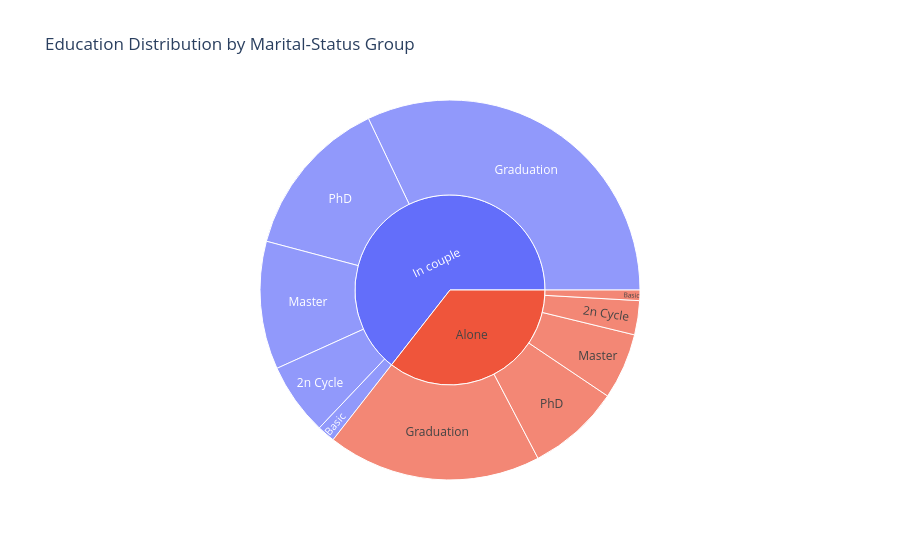

Notebook code cell kept with this figure:
### Markdown cell above
## Test 3: education and marital-status group

**Null hypothesis:** education and the simplified marital-status group are independent.  
**Alternative hypothesis:** the variables are associated.

### Code cell
education_marital_table = pd.crosstab(analysis['Education'], analysis['Marital_Situation'])
chi_square, chi_p_value, degrees_of_freedom, expected = stats.chi2_contingency(education_marital_table)
display(education_marital_table)

education_marital_share = education_marital_table.div(education_marital_table.sum(axis=1), axis=0)
fig, ax = plt.subplots(figsize=(8, 5))
education_marital_share.loc[['Basic', '2n Cycle', 'Graduation', 'Master', 'PhD']].plot(
    kind='barh', stacked=True, color=['#d67f9f', '#376f8c'], ax=ax
)
ax.set_title('Education Distribution by Marital-Status Group')
ax.set_xlabel('Share of education group')
ax.set_ylabel('Education')
ax.legend(title='Marital status', loc='lower right')
fig.tight_layout()
fig.savefig(IMAGE_DIR / 'education_by_marital_status.png', bbox_inches='tight')
plt.show()

plotly_education_marital = px.sunburst(
    analysis, path=['Marital_Situation', 'Education'],
    title='Education Distribution by Marital-Status Group'
)
plotly_education_marital.show()

chi_square_test = pd.DataFrame({
    'chi_square': [chi_square],
    'degrees_of_freedom': [degrees_of_freedom],
    'p_value': [chi_p_value],
    'decision_at_0_05': ['Reject the null hypothesis' if chi_p_value <= ALPHA else 'Fail to reject the null hypothesis'],
})
display(chi_square_test.round({'chi_square': 3, 'p_value': 6}))

### Figure 1 — Plotly figure (JSON) as saved in the notebook; plotly's stock layout.template omitted (floating-point values rounded to 4 significant figures)
{"data": [{"branchvalues": "total", "domain": {"x": [0.0, 1.0], "y": [0.0, 1.0]}, "hovertemplate": "labels=%{label}<br>count=%{value}<br>parent=%{parent}<br>id=%{id}<extra></extra>", "ids": ["Alone/Graduation", "In couple/Graduation", "Alone/PhD", "In couple/2n Cycle", "In couple/PhD", "In couple/Master", "Alone/2n Cycle", "Alone/Master", "In couple/Basic", "Alone/Basic", "Alone", "In couple"], "labels": ["Graduation", "Graduation", "PhD", "2n Cycle", "PhD", "Master", "2n Cycle", "Master", "Basic", "Basic", "Alone", "In couple"], "name": "", "parents": ["Alone", "In couple", "Alone", "In couple", "In couple", "In couple", "Alone", "Alone", "In couple", "Alone", "", ""], "type": "sunburst", "values": [408, 718, 177, 138, 309, 244, 65, 126, 34, 20, 796, 1443]}], "layout": {"legend": {"tracegroupgap": 0}, "title": {"text": "Education Distribution by Marital-Status Group"}}}
